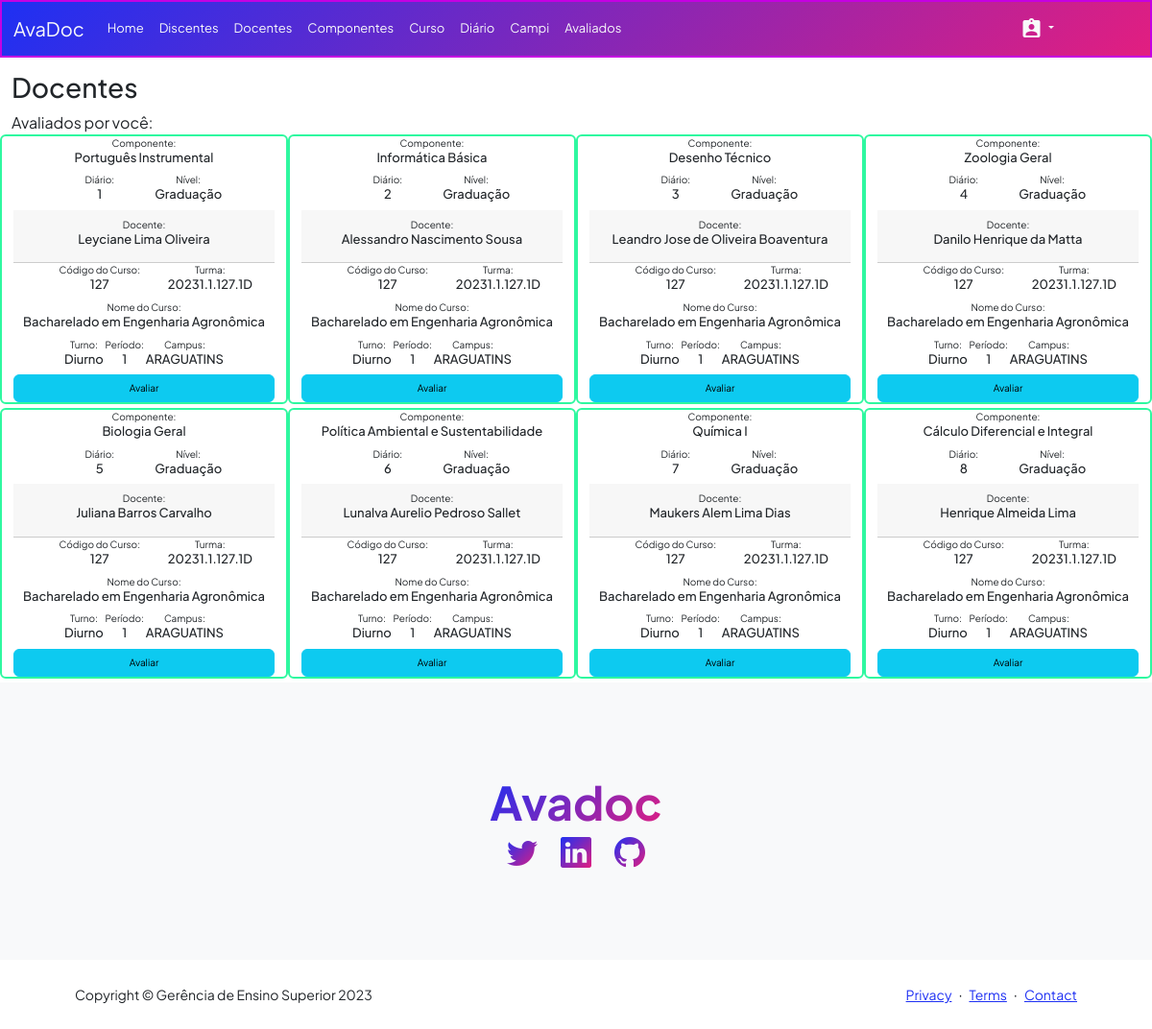
The app's page /index/20231.1.127.1D (signed in) with its own data.
### avadocApp/models.py (models this page shows, shortened)
class Diario(models.Model):
    id_diario = models.AutoField(primary_key=True)
    cod_diario =models.CharField(max_length=200, blank=True, null=True)
    sigla_diario = models.CharField(max_length=200, blank=True, null=True)
    nome_diario_componente = models.CharField(max_length=200, blank=True, null=True)
    siape_diario = models.CharField(max_length=200, blank=True, null=True)
    nivel_diario = models.CharField(max_length=200, blank=True, null=True)
    docente_diario = models.CharField(max_length=200, blank=True, null=True)
    ch_diario =models.CharField(max_length=200, blank=True, null=True)
    ch_aula_diario =models.CharField(max_length=200, blank=True, null=True)
    cod_curso_diario =models.CharField(max_length=200, blank=True, null=True)
    turma_diario= models.CharField(max_length=200, blank=True, null=True)
    nome_curso_diario = models.CharField(max_length=200, blank=True, null=True)
    turno_curso_diario = models.CharField(max_length=200, blank=True, null=True)
    periodo_diario = models.CharField(max_length=200, blank=True, null=True)
    campus_diario =models.CharField(max_length=200, blank=True, null=True)
    qtd_aluno_diario =models.CharField(max_length=200, blank=True, null=True)
    turma_discente = models.ForeignKey(Discente, models.DO_NOTHING, db_column='turma_discente', blank=True, null=True)

### avadocApp/views.py (the view)
# urls.py: path('index/<str:turma>', index, name='index'),
def index(request, turma):
    if request.user.is_authenticated:
        msg = "Avaliados por você:"
        avaliados = Avadoc.objects.all()
        profs = Docente.objects.all()
        docentes = Diario.objects.all().filter(turma_diario=turma).values()
        discentes = Discente.objects.all()
        if len(docentes) == 0:
            return redirect('pag_sem_prof')
        else:
            return render(request, 'avadoc/index_div.html',
                          {'avaliados': avaliados, 'docentes': docentes, 'discentes': discentes, 'profs': profs, 'msg':msg})
    else:
        return render(request, "avadoc/pag_erro.html")

### avadocApp/templates/avadoc/index_div.html (shortened to what this page needs)
<{% extends "avadoc/base.html" %}
{% load widget_tweaks %}
{% block corpo %}
    <h3>Docentes</h3>
     {{ msg }}
    <main class="row" style="color: rgb(197,1,226);">
        {% for diario in docentes %}
            <div class="col-lg-3 mb-1 card"
                 style="border: solid 2px rgb(46,248,160); font-size: x-small; text-align: center;">
                <div>
                    <label for="comp">Componente:
                        <h6 id="comp" style="font-size: small">{{ diario.nome_diario_componente }}</h6>
                    </label>
                </div>
                <div>
                    <label for="diario" class="col-lg-4">
                        Diário:
                        <h6 id="diario" style="font-size: small">{{ diario.id_diario }}</h6>
                    </label>
                    <label for="nivel" class="col-lg-4">Nível:
                        <h6 id="nivel" style="font-size: small">{{ diario.nivel_diario }}</h6>
                    </label>
                </div>
                <div class="card-header">
                    <label for="prof">Docente:
                        <h6 id="prof" style="font-size: small">{{ diario.docente_diario }}</h6>
                    </label>
                </div>
                <div>
                    <label for="cod_curso" class="col-lg-6">Código do Curso:
                        <h6 id="cod_curso" style="font-size: small">{{ diario.cod_curso_diario }}</h6>
                    </label>
                    <label for="turma" class="col-lg-4">Turma:
                        <h6 id="turma" style="font-size: small">{{ diario.turma_diario }}</h6>
                    </label>
                </div>
                <div>
                    <label for="curso">Nome do Curso:
                        <h6 id="curso" style="font-size: small">{{ diario.nome_curso_diario }}</h6>
                    </label>
                </div>
                <div>
                    <label for="turno">
                        Turno:<h6 id="turno" style="font-size: small">{{ diario.turno_curso_diario }}</h6>
                    </label>
                    <label for="periodo">
                        Período:<h6 id="periodo" style="font-size: small">{{ diario.periodo_diario }}</h6>
                    </label>
                    <label for="campus">
                        Campus:<h6 id="campus" style="font-size: small">{{ diario.campus_diario }}</h6>
                    </label>
                </div>
                <a id="meuLink" href="{% url 'avalia' diario.siape_diario %} " class="btn btn-info "
                   style="font-size: 10px;">Avaliar </a>
            </div>
        {% endfor %}
    </main>
{% endblock corpo %}

### avadocApp/static/css/estilo.css (style rules this page uses)
label { font-width: bold;; }

### records on screen
Diario: nome_diario_componente "Português Instrumental", id_diario "1", nivel_diario "Graduação", docente_diario "Leyciane Lima Oliveira", cod_curso_diario "127", turma_diario "20231.1.127.1D", nome_curso_diario "Bacharelado em Engenharia Agronômica", turno_curso_diario "Diurno", periodo_diario "1", campus_diario "ARAGUATINS"
Diario: nome_diario_componente "Informática Básica", id_diario "2", nivel_diario "Graduação", docente_diario "Alessandro Nascimento Sousa", cod_curso_diario "127", turma_diario "20231.1.127.1D", nome_curso_diario "Bacharelado em Engenharia Agronômica", turno_curso_diario "Diurno", periodo_diario "1", campus_diario "ARAGUATINS"
Diario: nome_diario_componente "Desenho Técnico", id_diario "3", nivel_diario "Graduação", docente_diario "Leandro Jose de Oliveira Boaventura", cod_curso_diario "127", turma_diario "20231.1.127.1D", nome_curso_diario "Bacharelado em Engenharia Agronômica", turno_curso_diario "Diurno", periodo_diario "1", campus_diario "ARAGUATINS"
Diario: nome_diario_componente "Zoologia Geral", id_diario "4", nivel_diario "Graduação", docente_diario "Danilo Henrique da Matta", cod_curso_diario "127", turma_diario "20231.1.127.1D", nome_curso_diario "Bacharelado em Engenharia Agronômica", turno_curso_diario "Diurno", periodo_diario "1", campus_diario "ARAGUATINS"
Diario: nome_diario_componente "Biologia Geral", id_diario "5", nivel_diario "Graduação", docente_diario "Juliana Barros Carvalho", cod_curso_diario "127", turma_diario "20231.1.127.1D", nome_curso_diario "Bacharelado em Engenharia Agronômica", turno_curso_diario "Diurno", periodo_diario "1", campus_diario "ARAGUATINS"
Diario: nome_diario_componente "Política Ambiental e Sustentabilidade", id_diario "6", nivel_diario "Graduação", docente_diario "Lunalva Aurelio Pedroso Sallet", cod_curso_diario "127", turma_diario "20231.1.127.1D", nome_curso_diario "Bacharelado em Engenharia Agronômica", turno_curso_diario "Diurno", periodo_diario "1", campus_diario "ARAGUATINS"
Diario: nome_diario_componente "Química I", id_diario "7", nivel_diario "Graduação", docente_diario "Maukers Alem Lima Dias", cod_curso_diario "127", turma_diario "20231.1.127.1D", nome_curso_diario "Bacharelado em Engenharia Agronômica", turno_curso_diario "Diurno", periodo_diario "1", campus_diario "ARAGUATINS"
Diario: nome_diario_componente "Cálculo Diferencial e Integral", id_diario "8", nivel_diario "Graduação", docente_diario "Henrique Almeida Lima", cod_curso_diario "127", turma_diario "20231.1.127.1D", nome_curso_diario "Bacharelado em Engenharia Agronômica", turno_curso_diario "Diurno", periodo_diario "1", campus_diario "ARAGUATINS"

### other values on screen
{{ msg }} "Avaliados por você:"
